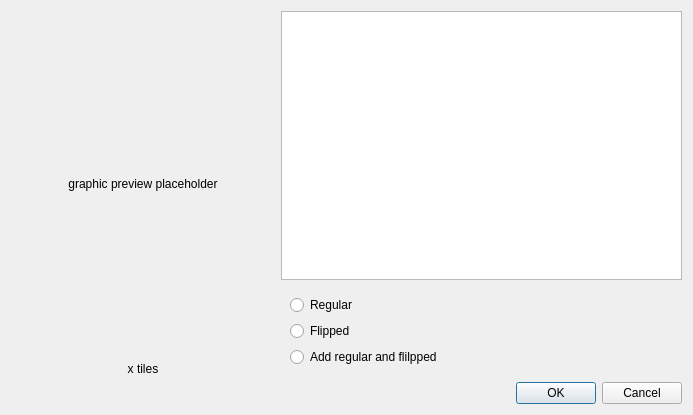
<?xml version="1.0" encoding="UTF-8"?>
<ui version="4.0">
 <class>GraphicSubheaderAddDialog</class>
 <widget class="QDialog" name="GraphicSubheaderAddDialog">
  <property name="geometry">
   <rect>
    <x>0</x>
    <y>0</y>
    <width>693</width>
    <height>415</height>
   </rect>
  </property>
  <property name="windowTitle">
   <string>Add Graphic</string>
  </property>
  <layout class="QGridLayout" name="gridLayout">
   <item row="0" column="0">
    <layout class="QVBoxLayout" name="verticalLayout_3">
     <item>
      <widget class="QLabel" name="graphicPreview">
       <property name="sizePolicy">
        <sizepolicy hsizetype="Preferred" vsizetype="Expanding">
         <horstretch>0</horstretch>
         <verstretch>0</verstretch>
        </sizepolicy>
       </property>
       <property name="minimumSize">
        <size>
         <width>264</width>
         <height>264</height>
        </size>
       </property>
       <property name="text">
        <string>graphic preview placeholder</string>
       </property>
       <property name="alignment">
        <set>Qt::AlignCenter</set>
       </property>
      </widget>
     </item>
     <item>
      <widget class="QLabel" name="previewNumTilesLabel">
       <property name="text">
        <string>x tiles</string>
       </property>
       <property name="alignment">
        <set>Qt::AlignCenter</set>
       </property>
      </widget>
     </item>
    </layout>
   </item>
   <item row="0" column="1">
    <layout class="QVBoxLayout" name="verticalLayout_2">
     <item>
      <widget class="QTreeWidget" name="graphicSelectorTree">
       <property name="headerHidden">
        <bool>true</bool>
       </property>
       <column>
        <property name="text">
         <string notr="true">1</string>
        </property>
       </column>
      </widget>
     </item>
     <item>
      <widget class="QWidget" name="widget" native="true">
       <layout class="QVBoxLayout" name="verticalLayout">
        <item>
         <widget class="QRadioButton" name="regularRadioButton">
          <property name="text">
           <string>Regular</string>
          </property>
         </widget>
        </item>
        <item>
         <widget class="QRadioButton" name="flippedRadioButton">
          <property name="text">
           <string>Flipped</string>
          </property>
         </widget>
        </item>
        <item>
         <widget class="QRadioButton" name="regularAndFlippedRadioButton">
          <property name="text">
           <string>Add regular and flilpped</string>
          </property>
         </widget>
        </item>
       </layout>
      </widget>
     </item>
    </layout>
   </item>
   <item row="1" column="1">
    <widget class="QDialogButtonBox" name="confirmationButtons">
     <property name="orientation">
      <enum>Qt::Horizontal</enum>
     </property>
     <property name="standardButtons">
      <set>QDialogButtonBox::Cancel|QDialogButtonBox::Ok</set>
     </property>
    </widget>
   </item>
  </layout>
 </widget>
 <resources/>
 <connections>
  <connection>
   <sender>confirmationButtons</sender>
   <signal>accepted()</signal>
   <receiver>GraphicSubheaderAddDialog</receiver>
   <slot>accept()</slot>
   <hints>
    <hint type="sourcelabel">
     <x>248</x>
     <y>254</y>
    </hint>
    <hint type="destinationlabel">
     <x>157</x>
     <y>274</y>
    </hint>
   </hints>
  </connection>
  <connection>
   <sender>confirmationButtons</sender>
   <signal>rejected()</signal>
   <receiver>GraphicSubheaderAddDialog</receiver>
   <slot>reject()</slot>
   <hints>
    <hint type="sourcelabel">
     <x>316</x>
     <y>260</y>
    </hint>
    <hint type="destinationlabel">
     <x>286</x>
     <y>274</y>
    </hint>
   </hints>
  </connection>
 </connections>
</ui>
